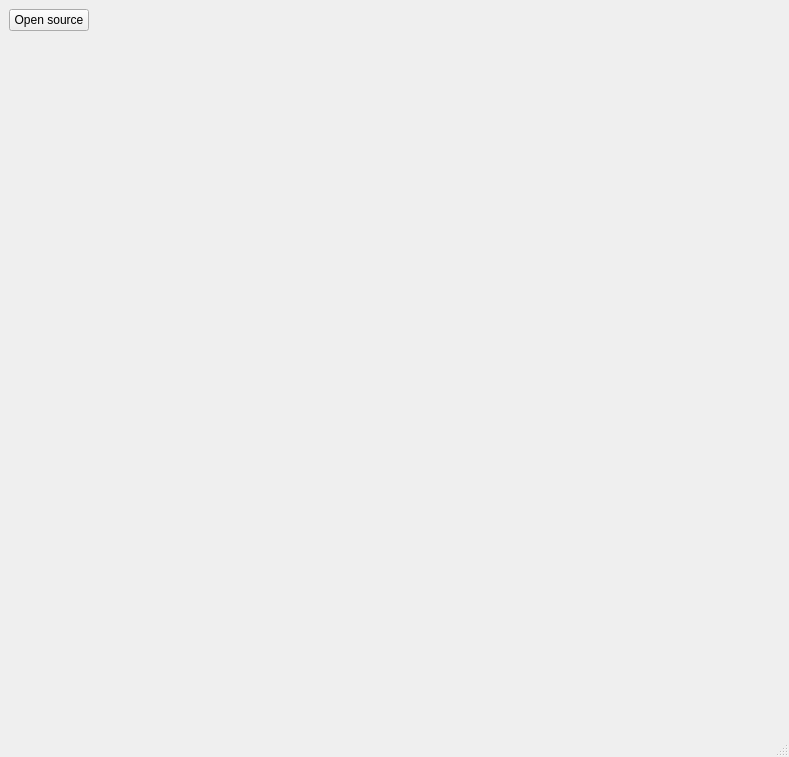
<?xml version="1.0" encoding="UTF-8"?>
<ui version="4.0">
 <class>MainWindow</class>
 <widget class="QMainWindow" name="MainWindow">
  <property name="geometry">
   <rect>
    <x>0</x>
    <y>0</y>
    <width>789</width>
    <height>757</height>
   </rect>
  </property>
  <property name="windowTitle">
   <string>MainWindow</string>
  </property>
  <widget class="QWidget" name="centralwidget">
   <layout class="QFormLayout" name="formLayout">
    <item row="0" column="0">
     <widget class="QPushButton" name="opensource">
      <property name="text">
       <string>Open source</string>
      </property>
     </widget>
    </item>
   </layout>
  </widget>
  <widget class="QMenuBar" name="menubar">
   <property name="geometry">
    <rect>
     <x>0</x>
     <y>0</y>
     <width>789</width>
     <height>26</height>
    </rect>
   </property>
  </widget>
  <widget class="QStatusBar" name="statusbar"/>
 </widget>
 <resources/>
 <connections/>
</ui>
